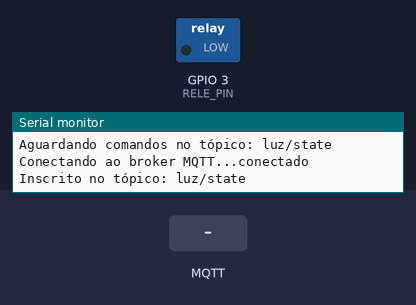
Recording of a sketch running on a simulated ESP32-C3. Parts: switched loads named in the sketch (green lamp = pin HIGH), the last lines printed to the serial monitor. The inputs (shaded band) are chosen by the test bench. WiFi joins after 1.5 s; servers stay silent unless stated; random numbers use the default seed unless the sketch sets one; no MQTT or app messages arrive unless stated.

Above: at 4.2 s.
4.3 s: MQTT message "ON" arrives on the first subscribed topic
At 4.9 s:
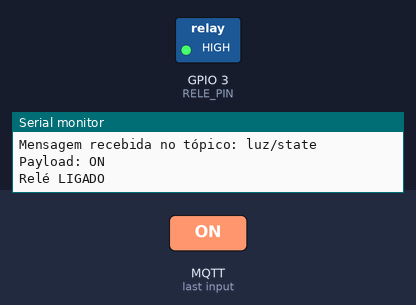
5.8 s: MQTT message "luz/state" arrives on the first subscribed topic
7.3 s: MQTT message "1" arrives on the first subscribed topic
Timing chart, 0 to 10.3 s (numbered marks = the images above; inputs shaded):
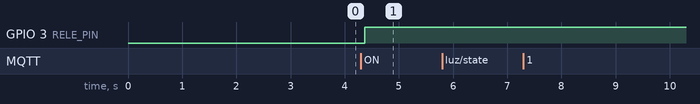

Measured:
- after the input at 4.3 s, GPIO 3 (RELE_PIN): LOW → HIGH after 0.07 s

The sketch:

rele_luz.ino
```cpp
#include <WiFi.h>
#include <PubSubClient.h>
#include <WiFiClientSecure.h>

#define dispositivo "luz"

// Wi-Fi credentials
const char* ssid = "";
const char* password = "";

// MQTT broker details
const char* mqtt_broker = "215716d34f484f7681398e2cf0125110.s1.eu.hivemq.cloud";
const int mqtt_port = 8883;
const char* mqtt_username = "esp32";
const char* mqtt_password = "Senha1234";

// Pino do relé
#define RELE_PIN 3

WiFiClientSecure espClient;
PubSubClient client(espClient);

void setup_wifi() {
  delay(10);
  Serial.println();
  Serial.print("Conectando à rede: ");
  Serial.println(ssid);

  WiFi.begin(ssid, password);

  while (WiFi.status() != WL_CONNECTED) {
    delay(1000);
    Serial.print(".");
  }

  Serial.println("");
  Serial.println("WiFi conectado");
  Serial.println("Endereço IP: ");
  Serial.println(WiFi.localIP());
}

void callback(char* topic, byte* payload, unsigned int length) {
  Serial.print("Mensagem recebida no tópico: ");
  Serial.println(topic);

  // Converter payload para string
  char payloadStr[length + 1];
  memcpy(payloadStr, payload, length);
  payloadStr[length] = '\0';

  Serial.print("Payload: ");
  Serial.println(payloadStr);

  // Verificar se é o tópico correto
  if (strcmp(topic, "luz/state") == 0) {
    // Controlar o relé baseado no payload
    if (strcmp(payloadStr, "ON") == 0 || strcmp(payloadStr, "1") == 0) {
      digitalWrite(RELE_PIN, HIGH);
      Serial.println("Relé LIGADO");
    }
    else if (strcmp(payloadStr, "OFF") == 0 || strcmp(payloadStr, "0") == 0) {
      digitalWrite(RELE_PIN, LOW);
      Serial.println("Relé DESLIGADO");
    }
  }
}

void reconnect() {
  while (!client.connected()) {
    Serial.print("Conectando ao broker MQTT...");

    // Gerar um Client ID único
    String clientId = "ESP32-Luz-";
    clientId += String(random(0xffff), HEX);

    if (client.connect(clientId.c_str(), mqtt_username, mqtt_password)) {
      Serial.println("conectado");

      // Inscrever no tópico luz/state
      if (client.subscribe("luz/state")) {
        Serial.println("Inscrito no tópico: luz/state");
      } else {
        Serial.println("Falha ao se inscrever no tópico");
      }

    } else {
      Serial.print("falha, rc=");
      Serial.print(client.state());
      Serial.println(" tentando novamente em 5 segundos");
      delay(5000);
    }
  }
}

void setup() {
  delay(1000);
  Serial.begin(115200);

  // Configurar pino do relé
  pinMode(RELE_PIN, OUTPUT);
  digitalWrite(RELE_PIN, LOW); // Iniciar com relé desligado

  setup_wifi();
  espClient.setInsecure(); // Usar conexão insegura para MQTT sobre TLS
  client.setServer(mqtt_broker, mqtt_port);
  client.setCallback(callback);

  Serial.println("Dispositivo Luz inicializado");
  Serial.println("Aguardando comandos no tópico: luz/state");
}

void loop() {
  if (!client.connected()) {
    reconnect();
  }
  client.loop();

  // Manter a conexão ativa
  delay(100);
}
```
